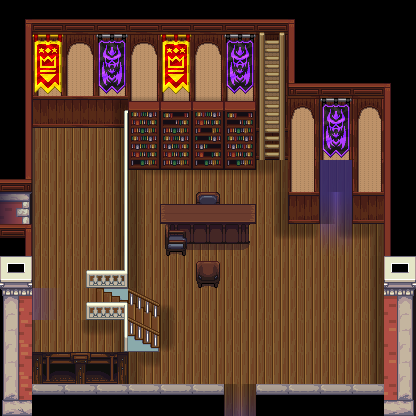

Below is a game level as drawn by its tile map, then a one-line description and the .tmx file that defines it, in full:
An orthogonal 13x13 tile map with 32x32 px tiles, 5 tile layers (bg, Ground Details, Ground Shadows, Furniture, ...), 1 hidden layer not drawn, 11 tilesets and 19 objects (exit-n, exit-s, exit-w, berty, jerry).

<map version="1.11" tiledversion="1.11.2" orientation="orthogonal" renderorder="right-down" width="13" height="13" tilewidth="32" tileheight="32" infinite="0" nextlayerid="9" nextobjectid="20">
 <tileset firstgid="1" source="../[A]Wall-Up_pipo.tsx" />
 <tileset firstgid="97" source="../Assorted_LPC/lpc-floors/floors.tsx" />
 <tileset firstgid="2145" source="../[A]LightShadow_pipo.tsx" />
 <tileset firstgid="2233" source="../Assorted_LPC/lpc-walls/walls.tsx" />
 <tileset firstgid="8377" source="../Assorted_LPC/wooden_stairs/[LPC]WoodenStairs.tsx" />
 <tileset firstgid="9973" source="../[Town]colonial.tsx" />
 <tileset firstgid="10997" source="../Assorted_LPC/lpc_Atlas2/[LPC]obj_misk_atlas.tsx" />
 <tileset firstgid="12021" source="../[Town]VictorianStreets_LPC.tsx" />
 <tileset firstgid="13557" source="../Assorted_LPC/lpc_objectspack/Objects/Furniture/[LPC]Chairs_Dining.tsx" />
 <tileset firstgid="13717" source="../Assorted_LPC/lpc_objectspack/Objects/Furniture/Countertops.tsx" />
 <tileset firstgid="13753" source="../[Base]BaseChip_pipo.tsx" />
 <layer id="1" name="bg" width="13" height="13">
  <data encoding="csv">
3287,3478,3478,3478,3478,3478,3478,3478,3478,3286,0,0,0,
3415,5241,5242,5242,5242,5242,5242,5242,5242,3413,0,0,0,
3415,5305,5306,5306,5306,5306,5306,5306,5306,3477,3478,3478,3286,
3415,5369,5370,5370,5306,5306,5306,5306,5306,5243,5242,5241,3413,
3415,1352,1352,1352,5370,5370,5370,5370,5370,5307,5306,5305,3413,
3479,1352,1352,1352,1352,1352,1352,1352,1352,5307,1352,5305,3413,
9978,1352,1352,1352,1352,1352,1352,1352,1352,5372,1352,5369,3413,
3351,1352,1352,1352,1352,1352,1352,1352,1352,1352,1352,1352,3413,
3201,1352,1352,1352,1352,1352,1352,1352,1352,1352,1352,1352,3201,
9979,1352,1352,11917,1352,1352,1352,1352,1352,1352,1352,1352,9981,
10011,1352,1352,1352,1352,1352,1352,1352,1352,1352,1352,1352,10013,
10011,4113,4114,4115,1352,1352,1352,1352,1352,1352,1352,1352,10013,
10043,3366,3366,3366,3366,3366,3366,1352,3366,3366,3366,3366,10045
</data>
 </layer>
 <imagelayer id="2" name="ref" visible="0" offsetx="-992" offsety="-128">
  <image source="../vtt-maps/District 1.webp" width="1952" height="2144" />
 </imagelayer>
 <layer id="5" name="Ground Details" width="13" height="13">
  <data encoding="csv">
0,0,0,0,0,0,0,0,0,0,0,0,0,
0,0,0,0,0,0,0,0,0,0,0,0,0,
0,0,0,0,0,0,0,0,0,0,0,0,0,
0,0,0,0,11363,11140,11363,11140,0,0,0,0,0,
0,0,0,0,11395,11395,11172,11395,0,0,0,0,0,
0,0,0,0,11204,11427,11204,11204,0,0,2228,0,0,
2224,0,0,0,0,0,13663,0,0,0,2222,0,0,
0,0,0,0,0,13750,13751,13752,0,0,2230,0,0,
0,0,0,0,0,0,0,0,0,0,0,0,0,
0,2224,0,0,0,0,0,0,0,0,0,0,0,
0,0,0,0,0,0,0,0,0,0,0,0,0,
0,0,0,0,0,0,0,0,0,0,0,0,0,
0,0,0,0,0,0,0,2221,0,0,0,0,0
</data>
 </layer>
 <layer id="6" name="Ground Shadows" width="13" height="13">
  <data encoding="csv">
0,0,0,0,0,0,0,0,0,0,0,0,0,
0,0,0,0,0,0,0,0,2153,0,0,0,0,
0,0,0,0,0,0,0,0,2153,0,0,0,0,
0,0,0,2186,2145,2145,2145,2145,2153,0,0,0,0,
0,8312,0,2184,0,0,0,0,2153,0,0,0,0,
0,8312,0,2184,2174,2175,2175,2175,2176,0,2153,0,0,
2152,8312,0,2184,2182,0,0,0,2184,0,2200,0,0,
0,8312,0,2184,2182,0,0,0,2180,2170,2180,2176,0,
0,8312,0,2192,2182,0,0,0,0,0,0,2184,0,
0,0,0,0,2190,2173,0,0,0,0,0,2184,0,
0,8312,2180,2176,2182,2179,0,0,0,0,0,2184,0,
0,0,0,0,2174,0,0,0,0,0,0,2184,0,
0,2149,2149,2149,2149,2149,2149,2200,2149,2149,2149,2149,0
</data>
 </layer>
 <layer id="4" name="Furniture" width="13" height="13">
  <data encoding="csv">
0,0,0,0,0,0,0,0,0,0,0,0,0,
0,14581,0,14580,0,14581,0,14580,14047,0,0,0,0,
0,14589,0,14588,0,14589,0,14588,14055,0,0,0,0,
0,0,0,12485,11363,11140,11363,11140,14055,0,14580,0,0,
0,0,0,12535,11395,11395,11172,11395,14055,0,14588,0,0,
0,0,0,12535,11204,11427,11204,11204,0,0,0,0,0,
0,0,0,12535,0,13744,13745,13746,0,0,0,0,0,
0,0,0,12535,0,13679,0,0,0,0,0,0,0,
0,0,12503,12551,0,0,13664,0,0,0,0,0,0,
0,0,12503,12519,11730,0,0,0,0,0,0,0,0,
0,0,0,12565,11764,0,0,0,0,0,0,0,0,
0,0,0,0,0,0,0,0,0,0,0,0,0,
0,0,0,0,0,0,0,0,0,0,0,0,0
</data>
 </layer>
 <layer id="3" name="Walls" width="13" height="13">
  <data encoding="csv">
0,0,0,0,0,0,0,0,0,0,0,0,0,
0,0,0,0,0,0,0,0,0,0,0,0,0,
0,0,0,0,0,0,0,0,0,0,0,0,0,
0,0,0,0,0,0,0,0,0,0,0,0,0,
0,0,0,0,0,0,0,0,0,0,0,0,0,
0,0,0,0,0,0,0,0,0,0,0,0,0,
0,0,0,0,0,0,0,0,0,0,0,0,0,
0,0,0,0,0,0,0,0,0,0,0,0,0,
0,0,0,0,0,0,0,0,0,0,0,0,0,
0,0,0,0,0,0,0,0,0,0,0,0,0,
0,0,0,0,0,0,0,0,0,0,0,0,0,
0,0,0,0,0,0,0,0,0,0,0,0,0,
0,0,0,0,0,0,0,0,0,0,0,0,0
</data>
 </layer>
 <objectgroup id="7" name="Object Layer 1">
  <object id="1" name="exit-n" x="320" y="160" width="32" height="32">
   <properties>
    <property name="dest" value="somewhere-district-1" />
    <property name="destDir" value="u" />
    <property name="destPoint" value="somewhere-ic-enter-n" />
   </properties>
  </object>
  <object id="2" name="exit-s" x="224" y="384" width="32" height="32">
   <properties>
    <property name="dest" value="somewhere-district-1" />
    <property name="destDir" value="d" />
    <property name="destPoint" value="somewhere-ic-enter-s" />
   </properties>
  </object>
  <object id="3" name="exit-w" x="0" y="288" width="32" height="32">
   <properties>
    <property name="dest" value="somewhere-district-1" />
    <property name="destDir" value="l" />
    <property name="destPoint" value="somewhere-ic-enter-w" />
   </properties>
  </object>
  <object id="11" name="berty" x="208" y="200">
   <point />
  </object>
  <object id="12" name="jerry" x="288" y="256">
   <point />
  </object>
 </objectgroup>
 <objectgroup id="8" name="collisions">
  <object id="4" x="384" y="224" width="32" height="192">
   <properties>
    <property name="collision" type="bool" value="true" />
   </properties>
  </object>
  <object id="5" x="32" y="0" width="96" height="128">
   <properties>
    <property name="collision" type="bool" value="true" />
   </properties>
  </object>
  <object id="6" x="0" y="32" width="32" height="256">
   <properties>
    <property name="collision" type="bool" value="true" />
   </properties>
  </object>
  <object id="7" x="0" y="320" width="32" height="96">
   <properties>
    <property name="collision" type="bool" value="true" />
   </properties>
  </object>
  <object id="8" x="32" y="352" width="96" height="64">
   <properties>
    <property name="collision" type="bool" value="true" />
   </properties>
  </object>
  <object id="9" x="128" y="384" width="96" height="32">
   <properties>
    <property name="collision" type="bool" value="true" />
   </properties>
  </object>
  <object id="10" x="256" y="384" width="128" height="32">
   <properties>
    <property name="collision" type="bool" value="true" />
   </properties>
  </object>
  <object id="13" x="124" y="96" width="4" height="192">
   <properties>
    <property name="collision" type="bool" value="true" />
   </properties>
  </object>
  <object id="14" x="124" y="335" width="4" height="17">
   <properties>
    <property name="collision" type="bool" value="true" />
   </properties>
  </object>
  <object id="15" x="128" y="350" width="30" height="2">
   <properties>
    <property name="collision" type="bool" value="true" />
   </properties>
  </object>
  <object id="16" x="86" y="284" width="38" height="4">
   <properties>
    <property name="collision" type="bool" value="true" />
   </properties>
  </object>
  <object id="17" x="352" y="64" width="64" height="160">
   <properties>
    <property name="collision" type="bool" value="true" />
   </properties>
  </object>
  <object id="18" x="288" y="0" width="32" height="224">
   <properties>
    <property name="collision" type="bool" value="true" />
   </properties>
  </object>
  <object id="19" x="128" y="0" width="128" height="168">
   <properties>
    <property name="collision" type="bool" value="true" />
   </properties>
  </object>
 </objectgroup>
</map>
